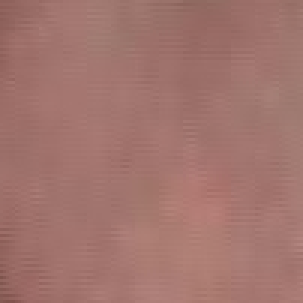
#> input picture dataset/FOLD 1/He/cropped1.png, 101 x 101 px (shown 3 times larger)
$ jupyter execute --allow-errors Laryngeal_model_DenseNet201.ipynb
#> lines starting #> are read from the running program, lines starting #| are printed output that depends on the picture
[cell 1]
import os
import cv2
import numpy as np
import pandas as pd
import glob
from tqdm import tqdm
import pathlib

[cell 2]
# Define the base path of the dataset
base_path = "C:\\Users\\Jashanpreet Singh\\Desktop\\Laryngeal_Project\\dataset"

# Define the classes
classes = ['He', 'Hbv', 'IPCL', 'Le']
classes_label = {
    'He': 0,
    'Hbv': 1,
    'IPCL': 2,
    'Le': 3,
}

[cell 3]
IMG_SIZE = (100, 100)
def apply_gaussian_filter(image, ksize=(5, 5), sigmaX=0):
    return cv2.GaussianBlur(image, ksize, sigmaX)

def preprocess_image(image):
    image = cv2.cvtColor(image, cv2.COLOR_BGR2RGB)  # Convert BGR to RGB
    image = apply_gaussian_filter(image)
    return cv2.resize(image, IMG_SIZE)

def load_dataset(base_path, classes):
    data, labels = [], []

    for fold in ['FOLD 1', 'FOLD 2', 'FOLD 3']:
        for tissue_class in classes:
            class_path = os.path.join(base_path, fold, tissue_class)

            # Find all PNG files using glob
            image_paths = glob.glob(f"{class_path}/*.png")

            print(f"Loading {len(image_paths)} images from {class_path}...")

            for img_path in tqdm(image_paths, desc=f"Processing {tissue_class}"):
                # Read image
                image = cv2.imread(img_path)
#> image is the input picture: shape (101, 101, 3); mean B, G, R 109.6, 116.3, 161.8

                if image is not None:
                    preprocessed_image = preprocess_image(image)
#> in apply_gaussian_filter, `return cv2.GaussianBlur(image, ksize, sigmaX)`:
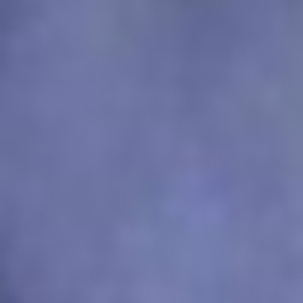
#> returned value: shape (101, 101, 3) (shown 3 times larger); mean of channels 0, 1, 2 161.8, 116.3, 109.6; drawn as B, G, R
                    data.append(preprocessed_image)
                    labels.append(classes_label[tissue_class])
    return np.array(data), np.array(labels)

[cell 4]
# Load the entire dataset
data, labels = load_dataset(base_path,classes)
print(f"Total images loaded: {len(data)}")

# Create a DataFrame
df = pd.DataFrame({'image': list(data), 'label': labels})

print(df.head())

[cell 5]
import matplotlib.pyplot as plt
import seaborn as sns

top_10_images = df.head(10)['image'].tolist()

fig, axes = plt.subplots(2, 5, figsize=(15, 6))
for i, image in enumerate(top_10_images):
    axes.flat[i].imshow(image)
    axes.flat[i].set_title(df.loc[i, 'label'])
    axes.flat[i].axis('off')

fig.suptitle('Top 10 Images with Classes', fontsize=16)
plt.tight_layout()
plt.show()
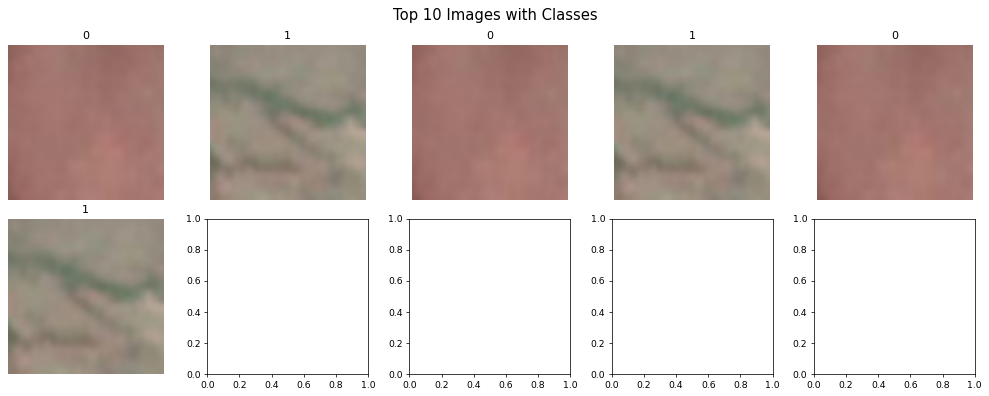
#> figure drawn by matplotlib, 6 panels
